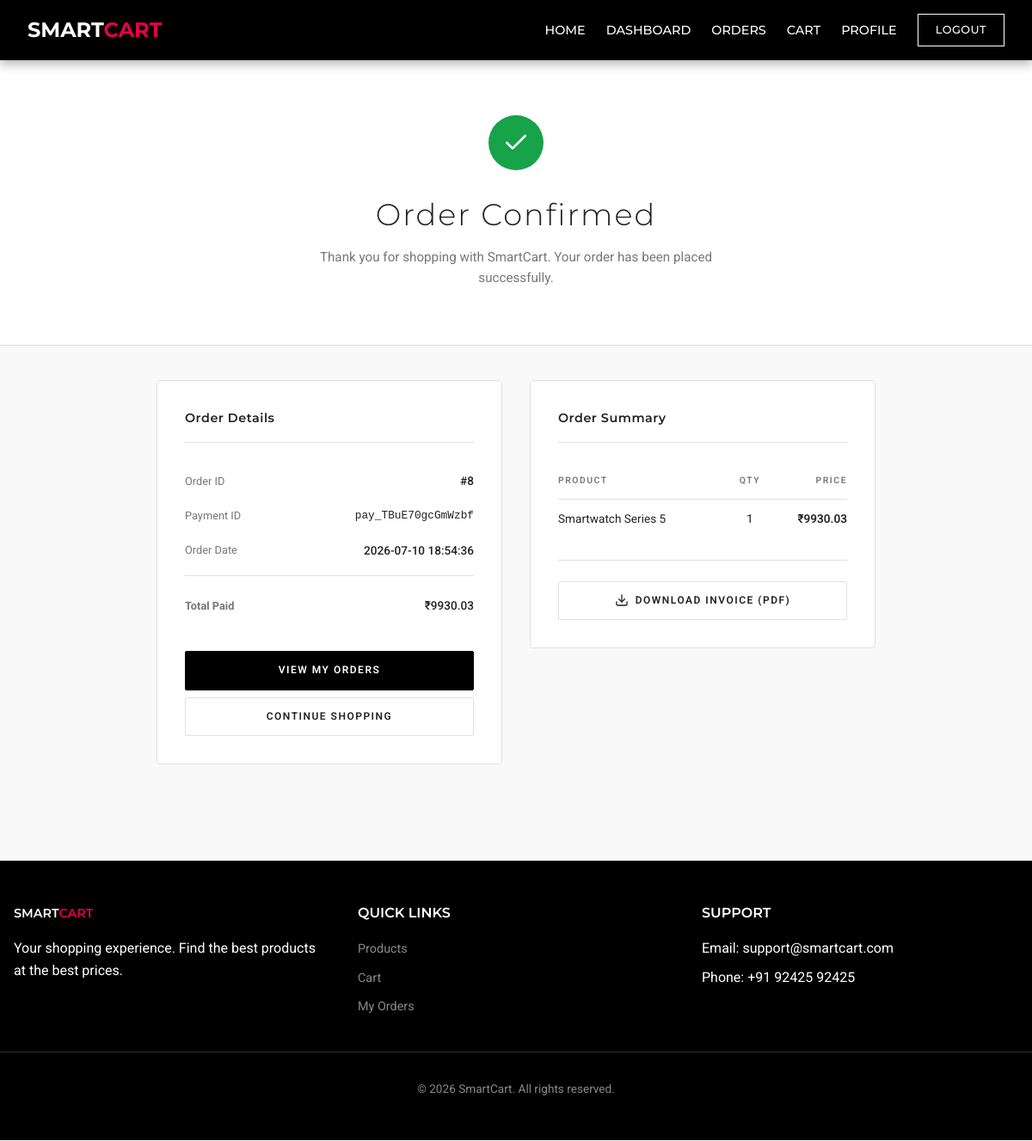
The app's page /user/order-success/8 (signed in) with its own data.
### tables this page shows
CREATE TABLE orders (
    order_id INTEGER PRIMARY KEY AUTOINCREMENT,
    user_id INTEGER NOT NULL,
    razorpay_order_id TEXT,
    razorpay_payment_id TEXT,
    amount REAL,
    payment_status TEXT,
    created_at TIMESTAMP DEFAULT CURRENT_TIMESTAMP, address TEXT,
    FOREIGN KEY (user_id) REFERENCES users(user_id)
);

CREATE TABLE order_items (
    id INTEGER PRIMARY KEY AUTOINCREMENT,
    order_id INTEGER NOT NULL,
    product_id INTEGER NOT NULL,
    product_name TEXT,
    quantity INTEGER,
    price REAL,
    FOREIGN KEY (order_id) REFERENCES orders(order_id),
    FOREIGN KEY (product_id) REFERENCES products(product_id)
);

### app.py (the view)
@app.route('/user/order-success/<int:order_db_id>')
def order_success(order_db_id):
    if 'user_id' not in session:
        flash("Please login!", "danger")
        return redirect('/user-signin')
    conn = get_db()
    cursor = conn.cursor()
    cursor.execute("SELECT * FROM orders WHERE order_id=? AND user_id=?", (order_db_id, session['user_id']))
    order = cursor.fetchone()
    cursor.execute("SELECT * FROM order_items WHERE order_id=?", (order_db_id,))
    items = cursor.fetchall()
    cursor.close()
    conn.close()
    if not order:
        flash("Order not found.", "danger")
        return redirect('/user/products')
    return render_template("user/order_success.html", order=order, items=items)

### app.py (called while the page is built)
def convert_timestamp(val):
    val_str = val.decode('utf-8')
    try:
        return datetime.datetime.fromisoformat(val_str)
    except ValueError:
        return datetime.datetime.strptime(val_str, "%Y-%m-%d %H:%M:%S")

def get_db():
    connection = sqlite3.connect(DB_PATH, detect_types=sqlite3.PARSE_DECLTYPES)
    connection.row_factory = sqlite3.Row
    return connection

### templates/user/order_success.html (shortened to what this page needs)
{% extends "user/base.html" %}
{% block page_css %}
<link rel="stylesheet" href="{{ url_for('static', filename='css/user/order_success.css') }}">
{% endblock %}
{% block content %}
<div class="os-hero">
  <div class="os-hero__inner">
    <div class="os-hero__check">
      <svg xmlns="http://www.w3.org/2000/svg" width="32" height="32" viewBox="0 0 24 24" fill="none"
        stroke="currentColor" stroke-width="2" stroke-linecap="round" stroke-linejoin="round">
        <polyline points="20 6 9 17 4 12"></polyline>
      </svg>
    </div>
    <h1 class="os-hero__title">Order Confirmed</h1>
    <p class="os-hero__desc">Thank you for shopping with SmartCart. Your order has been placed successfully.</p>
  </div>
</div>
<div class="os-container">
  <div class="os-grid">
    <div class="os-card">
      <h3 class="os-card__title">Order Details</h3>
      <div class="os-details">
        <div class="os-details__row">
          <span class="os-details__label">Order ID</span>
          <span class="os-details__value">#{{ order.order_id }}</span>
        </div>
        <div class="os-details__row">
          <span class="os-details__label">Payment ID</span>
          <span class="os-details__value os-details__value--mono">{{ order.razorpay_payment_id }}</span>
        </div>
        <div class="os-details__row">
          <span class="os-details__label">Order Date</span>
          <span class="os-details__value">{{ order.created_at }}</span>
        </div>
        <div class="os-details__divider"></div>
        <div class="os-details__row os-details__row--total">
          <span class="os-details__label">Total Paid</span>
          <span class="os-details__value">₹{{ order.amount }}</span>
        </div>
      </div>
      <div class="os-card__actions">
        <a href="/user/my-orders" class="os-btn os-btn--primary">View My Orders</a>
        <a href="/user/products" class="os-btn os-btn--ghost">Continue Shopping</a>
      </div>
    </div>
    <div class="os-card">
      <h3 class="os-card__title">Order Summary</h3>
      <table class="os-table">
        <thead>
          <tr>
            <th class="os-table__th">Product</th>
            <th class="os-table__th os-table__th--center">Qty</th>
            <th class="os-table__th os-table__th--right">Price</th>
          </tr>
        </thead>
        <tbody>
          {% for it in items %}
          <tr class="os-table__row">
            <td class="os-table__td">{{ it.product_name }}</td>
            <td class="os-table__td os-table__td--center">{{ it.quantity }}</td>
            <td class="os-table__td os-table__td--right">₹{{ it.quantity * it.price }}</td>
          </tr>
          {% endfor %}
        </tbody>
      </table>
      <div class="os-card__invoice">
        <a href="/user/download-invoice/{{ order.order_id }}" class="os-btn os-btn--ghost os-btn--block">
          Download Invoice (PDF)
        </a>
      </div>
    </div>
  </div>
</div>
{% endblock %}

### static/css/base.css (style rules this page uses)
:root { --pe-primary-black: #000000; --pe-brand-navy: #112E51; --pe-brand-navy-dark: #002F6C; --pe-accent-red: #E40046; --pe-accent-red-hover: #D22630; --pe-bg-white: #FFFFFF; --pe-bg-light: #F5F5F5; --pe-bg-light-alt: #F9F9F9; --pe-text-dark: #222222; --pe-text-muted: #777777; --pe-text-muted-alt: #888888; --pe-border-color: #E0E0E0; --pe-radius: 2px; --pe-shadow: 0 2px 8px rgba(0, 0, 0, 0.08); }
*, *::before, *::after { box-sizing: border-box; margin: 0; padding: 0; }
html, body { overflow-x: hidden; font-family: 'Roboto', sans-serif; background-color: var(--pe-bg-light-alt); color: var(--pe-text-dark); line-height: 1.6; -webkit-font-smoothing: antialiased; }
h1, h2, h3, h4, h5, h6 { font-family: 'Montserrat', sans-serif; font-weight: 600; color: var(--pe-primary-black); margin-bottom: 0.5rem; }
a { color: var(--pe-primary-black); text-decoration: none; transition: color 0.2s ease; }
p { margin-bottom: 10px; }

### static/css/user/order_success.css (style rules this page uses)
.os-hero { background: var(--pe-bg-white); border-bottom: 1px solid var(--pe-border-color); padding: 4rem 2rem 3.5rem; text-align: center; }
.os-hero__inner { max-width: 500px; margin: 0 auto; }
.os-hero__check { width: 64px; height: 64px; display: flex; align-items: center; justify-content: center; background: #16a34a; color: #ffffff; border-radius: 50%; margin: 0 auto 1.5rem; animation: os-pop 0.5s cubic-bezier(0.25, 0.46, 0.45, 0.94); }
.os-hero__title { font-size: 2.2rem; font-weight: 300; letter-spacing: 2px; color: var(--pe-text-dark); margin-bottom: 0.5rem; }
.os-hero__desc { font-size: 0.95rem; color: var(--pe-text-muted); line-height: 1.6; }
.os-container { padding: 2.5rem 2rem 4rem; max-width: 900px; margin: 0 auto; }
.os-grid { display: grid; grid-template-columns: 1fr 1fr; gap: 2rem; align-items: start; }
.os-card { background: var(--pe-bg-white); border: 1px solid var(--pe-border-color); border-radius: 4px; padding: 2rem; }
.os-card__title { font-size: 0.9rem; font-weight: 600; letter-spacing: 0.5px; color: var(--pe-text-dark); margin-bottom: 1.5rem; padding-bottom: 1rem; border-bottom: 1px solid var(--pe-border-color); }
.os-details__row { display: flex; justify-content: space-between; align-items: center; padding: 0.6rem 0; }
.os-details__row--total { font-weight: 700; font-size: 1.05rem; padding-top: 1rem; }
.os-details__label { font-size: 0.8rem; color: var(--pe-text-muted); }
.os-details__value { font-size: 0.85rem; font-weight: 500; color: var(--pe-text-dark); }
.os-details__value--mono { font-family: monospace; font-size: 0.8rem; }
.os-details__divider { height: 1px; background: var(--pe-border-color); margin: 0.5rem 0; }
.os-card__actions { display: flex; flex-direction: column; gap: 0.5rem; margin-top: 2rem; }
.os-card__invoice { margin-top: 1.5rem; padding-top: 1.5rem; border-top: 1px solid var(--pe-border-color); }
.os-table { width: 100%; border-collapse: collapse; }
.os-table__th { padding: 0.75rem 0; font-size: 0.65rem; font-weight: 600; letter-spacing: 1.5px; text-transform: uppercase; color: var(--pe-text-muted); text-align: left; border-bottom: 1px solid var(--pe-border-color); }
.os-table__th--center { text-align: center; }
.os-table__th--right { text-align: right; }
.os-table__td { padding: 0.75rem 0; font-size: 0.85rem; color: var(--pe-text-dark); }
.os-table__td--center { text-align: center; }
.os-table__td--right { text-align: right; font-weight: 600; }
.os-btn { display: inline-flex; align-items: center; justify-content: center; gap: 0.5rem; padding: 0.75rem 1.5rem; font-size: 0.75rem; font-weight: 600; letter-spacing: 1.5px; text-transform: uppercase; text-decoration: none; border-radius: 2px; cursor: pointer; transition: all 0.3s ease; }
.os-btn--primary { background: var(--pe-primary-black); color: #ffffff; border: 1px solid var(--pe-primary-black); }
.os-btn--ghost { background: transparent; color: var(--pe-text-dark); border: 1px solid var(--pe-border-color); }
.os-btn--block { display: flex; width: 100%; }

### records on screen
orders: order_id "8", razorpay_payment_id "pay_TBuE70gcGmWzbf", created_at "2026-07-10 18:54:36", amount "9930.03"
order_items: product_name "Smartwatch Series 5", quantity "1", it.quantity*it.price "9930.03"
